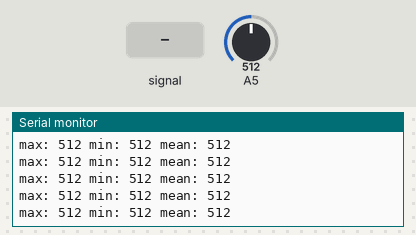
The sketch below on a simulated Arduino Uno, built with avr-gcc and run on an emulated ATmega328P. Shown: the last lines printed to the serial monitor. The test bench sets the inputs (shaded band); at power-on: A5 = 512.

Above: at 1.2 s.
1.3 s: A5 fed a 200 Hz sine of ±81 counts around its level
At 1.34 s:
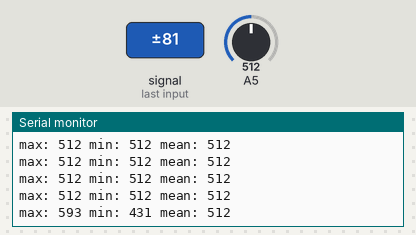
2.8 s: A5 set to 716
At 2.9 s:
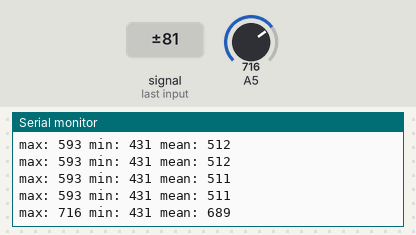
4.3 s: A5 fed a 1000 Hz sine of ±255 counts around its level
At 4.46 s:
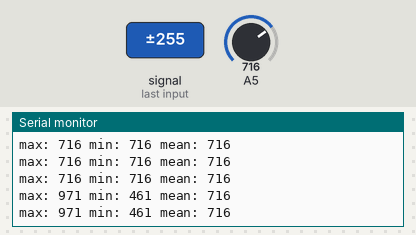
5.8 s: A5 set to 900
At 5.9 s:
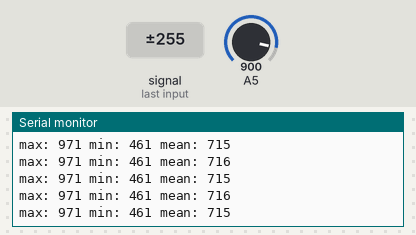
Timing chart, 0 to 8.3 s (numbered marks = the images above; inputs shaded):
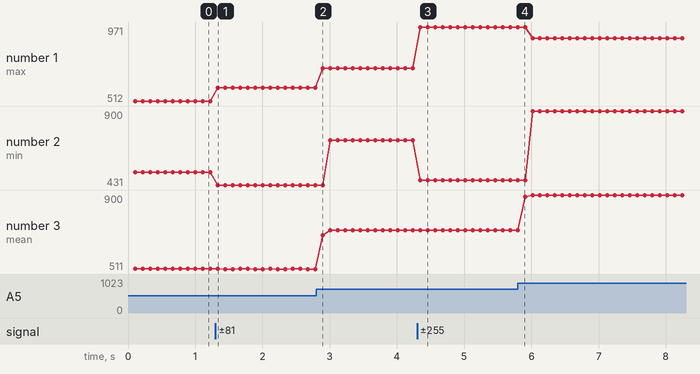

The sketch:

max9814_min_max.ino
```cpp
int _max = 0;
int _min = 1023;
int input = 0;
int count = 0;
long sum = 0;

const unsigned char PS_16 = (1 << ADPS2);
const unsigned char PS_32 = (1 << ADPS2) | (1 << ADPS0);
const unsigned char PS_64 = (1 << ADPS2) | (1 << ADPS1);
const unsigned char PS_128 = (1 << ADPS2) | (1 << ADPS1) | (1 << ADPS0);

void setup() {
  Serial.begin(115200);
  ADCSRA &= ~PS_128;
  ADCSRA |=  PS_16;
}

void loop() {
  // put your main code here, to run repeatedly:
  input = analogRead(A5);
  if (_max < input)
    _max = input;
  if (_min > input)
    _min = input;
  sum += input;
  count++;
  if (count == 5000) {
    Serial.print("max: ");
    Serial.print(_max);
    Serial.print(" min: ");
    Serial.print(_min);
    Serial.print(" mean: ");
    Serial.println(sum / 5000);
    _max = 0;
    _min = 1023;
    count = 0;
    sum = 0;
  }
}
```

Measured:
- after the input at 1.3 s, the serial monitor: prints a new line at once (image 1)
- after the input at 2.8 s, the serial monitor: prints a new line after 0.10 s (image 2)
- after the input at 4.3 s, the serial monitor: prints a new line after 0.05 s (image 3)
- plotted number 1: 512 → 593 after the input at 1.3 s, 593 → 716 after the input at 2.8 s, 716 → 971 after the input at 4.3 s, 971 → 900 after the input at 5.8 s
- plotted number 2: 512 → 431 after the input at 1.3 s, 431 → 716 after the input at 2.8 s, 716 → 461 after the input at 4.3 s, 461 → 900 after the input at 5.8 s
- plotted number 3: 512 → 511 after the input at 1.3 s, 511 → 716 after the input at 2.8 s, 716 → 715 after the input at 4.3 s, 715 → 900 after the input at 5.8 s
